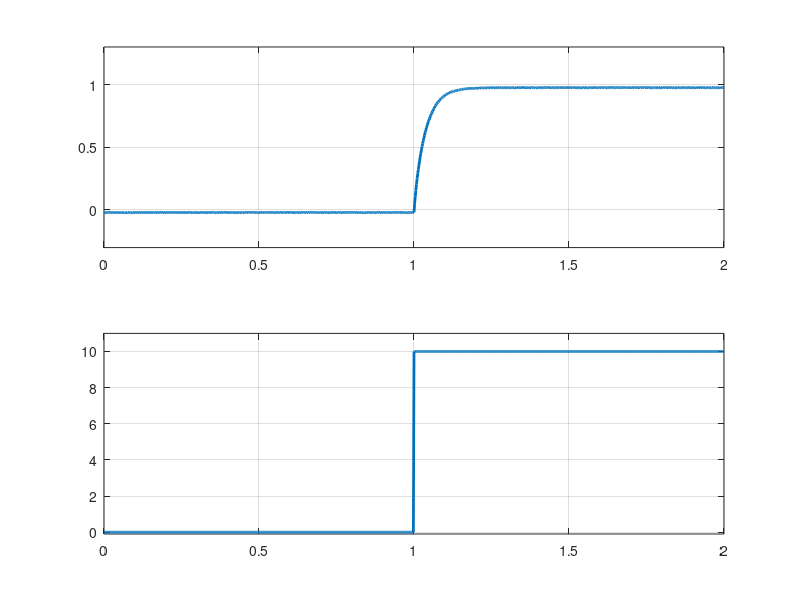

Reproduce this figure in MATLAB.
%% =============== 
%%
clear
close all
clc


load('ident_data');

figure()
subplot(2,1,1)
plot(data_Ic(:,1),data_Ic(:,2),'linewidth',2);
grid on
% grid minor
axis([0 2 -0.3 1.3])
subplot(2,1,2)
plot(data_Vc(:,1),data_Vc(:,2),'linewidth',2);
grid on
axis([0 2 -0.1 11])
% grid minor
